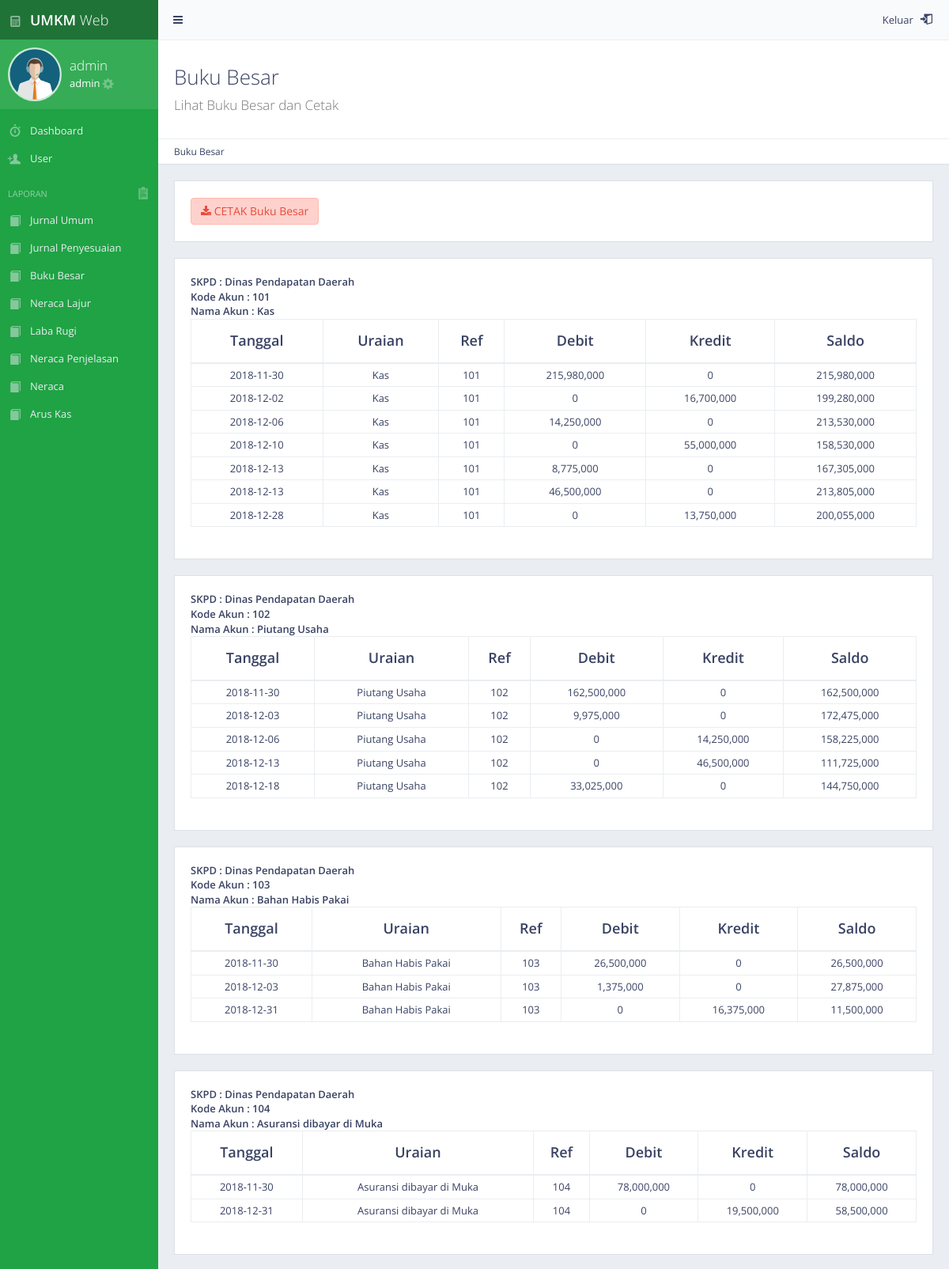
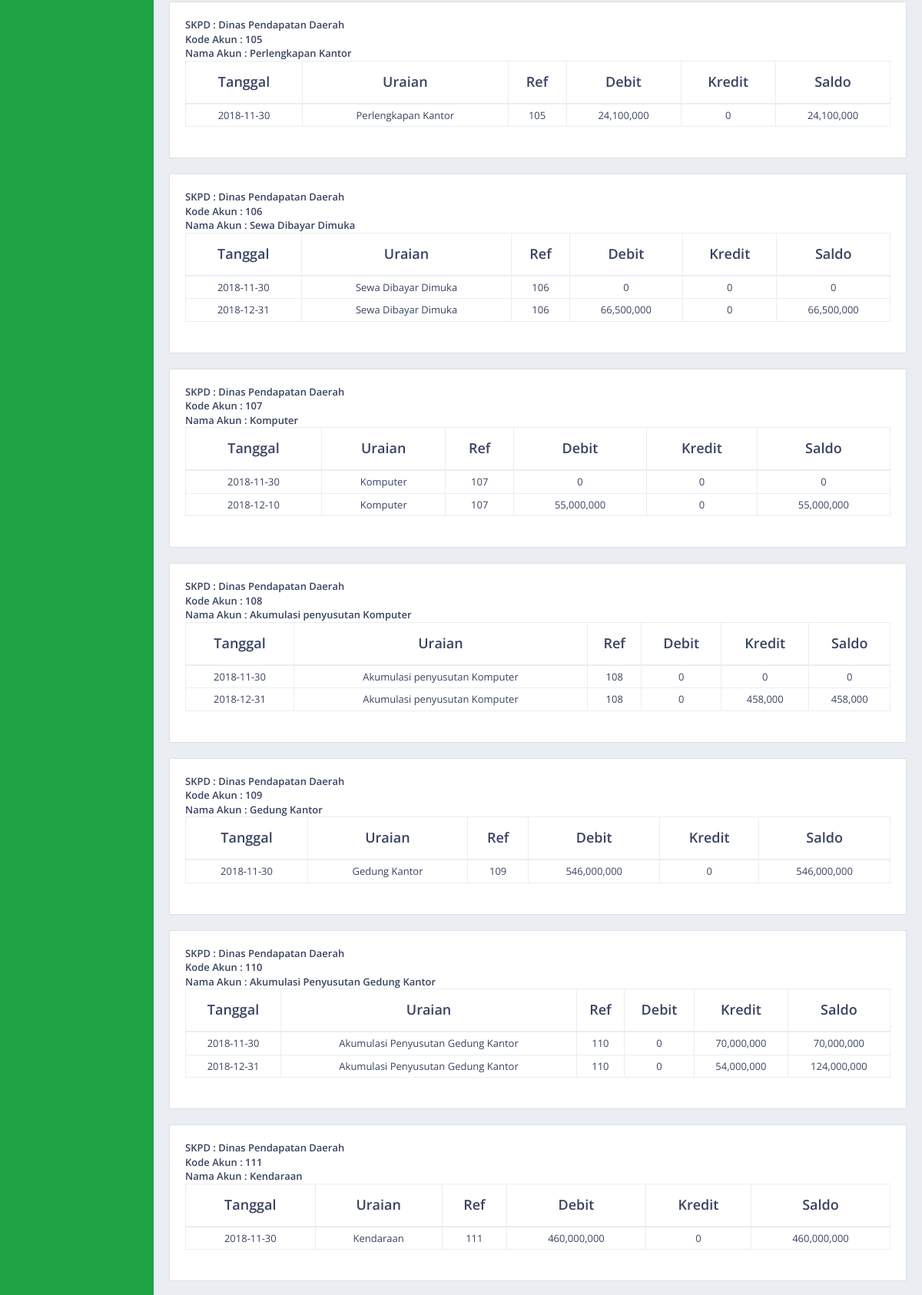
The page /admin_data_buku_besar.php (signed in, upper part) on the database its author committed (2 pictures, top to bottom).
### tables this page shows
CREATE TABLE `bukubesar` (
  `idbb` int(11) NOT NULL,
  `skpd` varchar(100) DEFAULT NULL,
  `kodeakun` varchar(25) DEFAULT NULL,
  `namaakun` text,
  `tgl` date DEFAULT NULL,
  `uraianbb` text,
  `ref` varchar(25) DEFAULT NULL,
  `debit` int(11) DEFAULT NULL,
  `kredit` int(11) DEFAULT NULL,
  `saldo` int(11) NOT NULL,
  `idtrx` int(11) NOT NULL
);

### admin_data_buku_besar.php (the view, shortened to what this page needs)
<?php session_start();
include 'koneksi.php';
if(empty(@$_SESSION['username'])){
        header("Location:login.php");
}else{
?>
<!DOCTYPE html>
 <html class="no-js" lang="en">
    <head>
        <link rel="stylesheet" href="css/bootstrap.min.css">
        <link rel="stylesheet" href="css/plugins.css">
        <link rel="stylesheet" href="css/main.css">
        <link rel="stylesheet" href="css/themes.css">
    </head>
    <body>
       <div id="page-wrapper">
            <div id="page-container" class="sidebar-partial sidebar-visible-lg sidebar-no-animations">
                 <?php
                include "sidebar/sidebar_admin.php";
                ?>
                <div id="main-container">
                  <?php
                    include "sidebar/header.php";
                    ?>
                    <div id="page-content">
                    <div class="content-header">
                            <div class="header-section">
                                <h1>
                                    <i class=""></i>Buku Besar<br><small>Lihat Buku Besar dan Cetak</small>
                                </h1>
                            </div>
                            </div>
                        <ul class="breadcrumb breadcrumb-top">
                            <li>Buku Besar</li>
                        </ul>
							<div class="block full">
							<a href="export_PDF_bb.php" title="Download" class="btn btn alert-danger">
                                <i class="fa fa-download"></i> CETAK Buku Besar</i></a>
							</div>
<?php
$sql = "SELECT bukubesar.*, akun.namaakun FROM bukubesar, akun WHERE bukubesar.kodeakun = akun.kodeakun GROUP BY  bukubesar.kodeakun";
$result = mysqli_query($connect, $sql);
while($row = mysqli_fetch_assoc($result)){
?>
                         <div class="block full">
                            <div class="table-responsive">
                        <tr>
                            <td><strong>SKPD</strong></td>
                            <td><strong>:</strong></td>
                            <td><strong><?php echo $row['skpd'];?></strong></td>
                        </tr>
                        <br>
                        <tr>
                            <td><strong>Kode Akun</strong></td>
                            <td><strong>:</strong></td>
                            <td><strong><?php echo $row['kodeakun'];?></strong></td>
                        </tr>
                        <br>
                        <tr>
                            <td><strong>Nama Akun</strong></td>
                            <td><strong>:</strong></td>
                            <td><strong><?php echo $row['namaakun'];?></strong></td>
                        </tr>
                            <table id="example-datatable" class="table table-vcenter table-condensed table-bordered">
                                <thead>
                                    <tr>
                                        <th class="text-center">Tanggal</th>
                                        <th class="text-center">Uraian</th>
                                        <th class="text-center">Ref</th>
                                        <th class="text-center">Debit</th>
                                        <th class="text-center">Kredit</th>
                                        <th class="text-center">Saldo</th>
                                    </tr>
                                </thead>
                                <tbody>
<?php
$sqls = "SELECT * FROM bukubesar WHERE kodeakun = '".$row['kodeakun']."' ORDER BY tgl";
$results = mysqli_query($connect, $sqls);
while($rows = mysqli_fetch_assoc($results)){
$debet = $rows['debit'];
$kredit = $rows['kredit'];
if($rows['saldo'] < 0){
    $saldo = $rows['saldo']*(-1);
}else{
	$saldo = $rows['saldo'];
}
?>
                                    <tr>
                                        <td class="text-center"><?php echo $rows['tgl'];?></td>
                                        <td class="text-center"><?php echo $rows['uraianbb'];?></td>
                                        <td class="text-center"><?php echo $rows['ref'];?></td>
                                        <td class="text-center"><?php echo number_format($debet)."";?></td>
                                        <td class="text-center"><?php echo number_format($kredit)."";?></td>
                                        <td class="text-center"><?php echo number_format($saldo)."<br>";?></td>
                                    </tr>
<?php
}
?>
                     </tbody>
                            </table>
                     </div>
                         </div>
<?php
}
?>
                </div>
                </div>
            </div>
        </div>
    </body>
</html>
<?php
}
?>

### sidebar/sidebar_admin.php
<div id="sidebar">
    <div id="sidebar-scroll">
        <div class="sidebar-content">
            <a href="index_admin.php" class="sidebar-brand">
                <i class="gi gi-calculator"></i><span class="sidebar-nav-mini-hide"><strong>UMKM </strong>Web</span>
            </a>
        <div class="sidebar-section sidebar-user clearfix sidebar-nav-mini-hide">
            <div class="sidebar-user-avatar">
                <a><img src="img/admin.png" alt="avatar"></a>
            </div>
        <?php
            $query = "select * from admin where username = '".$_SESSION['username']."'";
            $result = mysqli_query($connect, $query);
            if($result) {
                while ($row = mysqli_fetch_row($result)){
                    $username = $row[0];
                    $nama = $row[2];
        ?>
            <div class="sidebar-user-name"> <?php echo $username ?></div>
            <div class="sidebar-user-links">
                <?php echo $nama ?> <a href="admin_profil.php?id=<?php echo $username ?>" class="enable-tooltip" data-placement="bottom" title="Settings"><i class="gi gi-cogwheel"></i></a>
            </div>
        </div>
			<?php
			}
			}
			?>
<ul class="sidebar-nav">
    <li>
        <a href="index_admin.php" ><i class="gi gi-stopwatch sidebar-nav-icon"></i><span class="sidebar-nav-mini-hide">Dashboard</span></a>
    </li>
    <li>
        <a href="admin_data_user.php" ><i class="gi gi-user_add  sidebar-nav-icon"></i><span class="sidebar-nav-mini-hide">User</span></a>
    </li>
    <li class="sidebar-header">
        <span class="sidebar-header-options clearfix"></i></a><a  data-toggle="tooltip" title="LIHAT DATA LAPORAN"><i class="gi gi-notes_2"></i></a></span>
        <span class="sidebar-header-title">LAPORAN</span>
    </li>
    <li>
        <a href="admin_data_jurnal_umum.php"><i class="hi hi-book sidebar-nav-icon"></i><span class="sidebar-nav-mini-hide">Jurnal Umum<span></a>
    </li>
    <li>
        <a href="admin_data_jurnal_penyesuaian.php"><i class="hi hi-book sidebar-nav-icon"></i><span class="sidebar-nav-mini-hide">Jurnal Penyesuaian<span></a>
    </li>
    <li>
        <a href="admin_data_buku_besar.php"><i class="hi hi-book sidebar-nav-icon"></i><span class="sidebar-nav-mini-hide">Buku Besar<span></a>
    </li>
     <li>
        <a href="admin_data_neraca.php"><i class="hi hi-book sidebar-nav-icon"></i><span class="sidebar-nav-mini-hide">Neraca Lajur<span></a>
    </li>
    <li>
    <li>
        <a href="admin_data_labarugi.php"><i class="hi hi-book sidebar-nav-icon"></i><span class="sidebar-nav-mini-hide">Laba Rugi<span></a>
    </li>
    <li>
        <a href="admin_data_neraca.php"><i class="hi hi-book sidebar-nav-icon"></i><span class="sidebar-nav-mini-hide">Neraca Penjelasan<span></a>
    </li>
    <li>
        <a href="admin_data_neraca.php"><i class="hi hi-book sidebar-nav-icon"></i><span class="sidebar-nav-mini-hide">Neraca<span></a>
    </li>
    <li>
        <a href="admin_data_aruskas.php"><i class="hi hi-book sidebar-nav-icon"></i><span class="sidebar-nav-mini-hide">Arus Kas<span></a>
    </li>
    </li>
</ul>
</div>
</div>
</div>

### rows shown on the page
bukubesar: skpd "Dinas Pendapatan Daerah", kodeakun "101", namaakun "Kas", tgl "2018-11-30", uraianbb "Kas", ref "101", debit "215,980,000", kredit "0", saldo "215,980,000"
bukubesar: tgl "2018-12-02", uraianbb "Kas", ref "101", debit "0", kredit "16,700,000", saldo "199,280,000"
bukubesar: tgl "2018-12-06", uraianbb "Kas", ref "101", debit "14,250,000", kredit "0", saldo "213,530,000"
bukubesar: tgl "2018-12-10", uraianbb "Kas", ref "101", debit "0", kredit "55,000,000", saldo "158,530,000"
bukubesar: tgl "2018-12-13", uraianbb "Kas", ref "101", debit "8,775,000", kredit "0", saldo "167,305,000"
bukubesar: tgl "2018-12-13", uraianbb "Kas", ref "101", debit "46,500,000", kredit "0", saldo "213,805,000"
bukubesar: tgl "2018-12-28", uraianbb "Kas", ref "101", debit "0", kredit "13,750,000", saldo "200,055,000"
bukubesar: skpd "Dinas Pendapatan Daerah", kodeakun "102", namaakun "Piutang Usaha", tgl "2018-11-30", uraianbb "Piutang Usaha", ref "102", debit "162,500,000", kredit "0", saldo "162,500,000"
bukubesar: tgl "2018-12-03", uraianbb "Piutang Usaha", ref "102", debit "9,975,000", kredit "0", saldo "172,475,000"
bukubesar: tgl "2018-12-06", uraianbb "Piutang Usaha", ref "102", debit "0", kredit "14,250,000", saldo "158,225,000"
bukubesar: tgl "2018-12-13", uraianbb "Piutang Usaha", ref "102", debit "0", kredit "46,500,000", saldo "111,725,000"
bukubesar: tgl "2018-12-18", uraianbb "Piutang Usaha", ref "102", debit "33,025,000", kredit "0", saldo "144,750,000"
bukubesar: skpd "Dinas Pendapatan Daerah", kodeakun "103", namaakun "Bahan Habis Pakai", tgl "2018-11-30", uraianbb "Bahan Habis Pakai", ref "103", debit "26,500,000", kredit "0", saldo "26,500,000"
bukubesar: tgl "2018-12-03", uraianbb "Bahan Habis Pakai", ref "103", debit "1,375,000", kredit "0", saldo "27,875,000"
bukubesar: tgl "2018-12-31", uraianbb "Bahan Habis Pakai", ref "103", debit "0", kredit "16,375,000", saldo "11,500,000"
bukubesar: skpd "Dinas Pendapatan Daerah", kodeakun "104", namaakun "Asuransi dibayar di Muka", tgl "2018-11-30", uraianbb "Asuransi dibayar di Muka", ref "104", debit "78,000,000", kredit "0", saldo "78,000,000"
bukubesar: tgl "2018-12-31", uraianbb "Asuransi dibayar di Muka", ref "104", debit "0", kredit "19,500,000", saldo "58,500,000"
bukubesar: skpd "Dinas Pendapatan Daerah", kodeakun "105", namaakun "Perlengkapan Kantor", tgl "2018-11-30", uraianbb "Perlengkapan Kantor", ref "105", debit "24,100,000", kredit "0", saldo "24,100,000"
bukubesar: skpd "Dinas Pendapatan Daerah", kodeakun "106", namaakun "Sewa Dibayar Dimuka", tgl "2018-11-30", uraianbb "Sewa Dibayar Dimuka", ref "106", debit "0", kredit "0", saldo "0"
bukubesar: tgl "2018-12-31", uraianbb "Sewa Dibayar Dimuka", ref "106", debit "66,500,000", kredit "0", saldo "66,500,000"
bukubesar: skpd "Dinas Pendapatan Daerah", kodeakun "107", namaakun "Komputer", tgl "2018-11-30", uraianbb "Komputer", ref "107", debit "0", kredit "0", saldo "0"
bukubesar: tgl "2018-12-10", uraianbb "Komputer", ref "107", debit "55,000,000", kredit "0", saldo "55,000,000"
bukubesar: skpd "Dinas Pendapatan Daerah", kodeakun "108", namaakun "Akumulasi penyusutan Komputer", tgl "2018-11-30", uraianbb "Akumulasi penyusutan Komputer", ref "108", debit "0", kredit "0", saldo "0"
bukubesar: tgl "2018-12-31", uraianbb "Akumulasi penyusutan Komputer", ref "108", debit "0", kredit "458,000", saldo "458,000"
bukubesar: skpd "Dinas Pendapatan Daerah", kodeakun "109", namaakun "Gedung Kantor", tgl "2018-11-30", uraianbb "Gedung Kantor", ref "109", debit "546,000,000", kredit "0", saldo "546,000,000"
bukubesar: skpd "Dinas Pendapatan Daerah", kodeakun "110", namaakun "Akumulasi Penyusutan Gedung Kantor", tgl "2018-11-30", uraianbb "Akumulasi Penyusutan Gedung Kantor", ref "110", debit "0", kredit "70,000,000", saldo "70,000,000"
bukubesar: tgl "2018-12-31", uraianbb "Akumulasi Penyusutan Gedung Kantor", ref "110", debit "0", kredit "54,000,000", saldo "124,000,000"
bukubesar: skpd "Dinas Pendapatan Daerah", kodeakun "111", namaakun "Kendaraan", tgl "2018-11-30", uraianbb "Kendaraan", ref "111", debit "460,000,000", kredit "0", saldo "460,000,000"

### other values the page prints
$username "admin"
$nama "admin"
